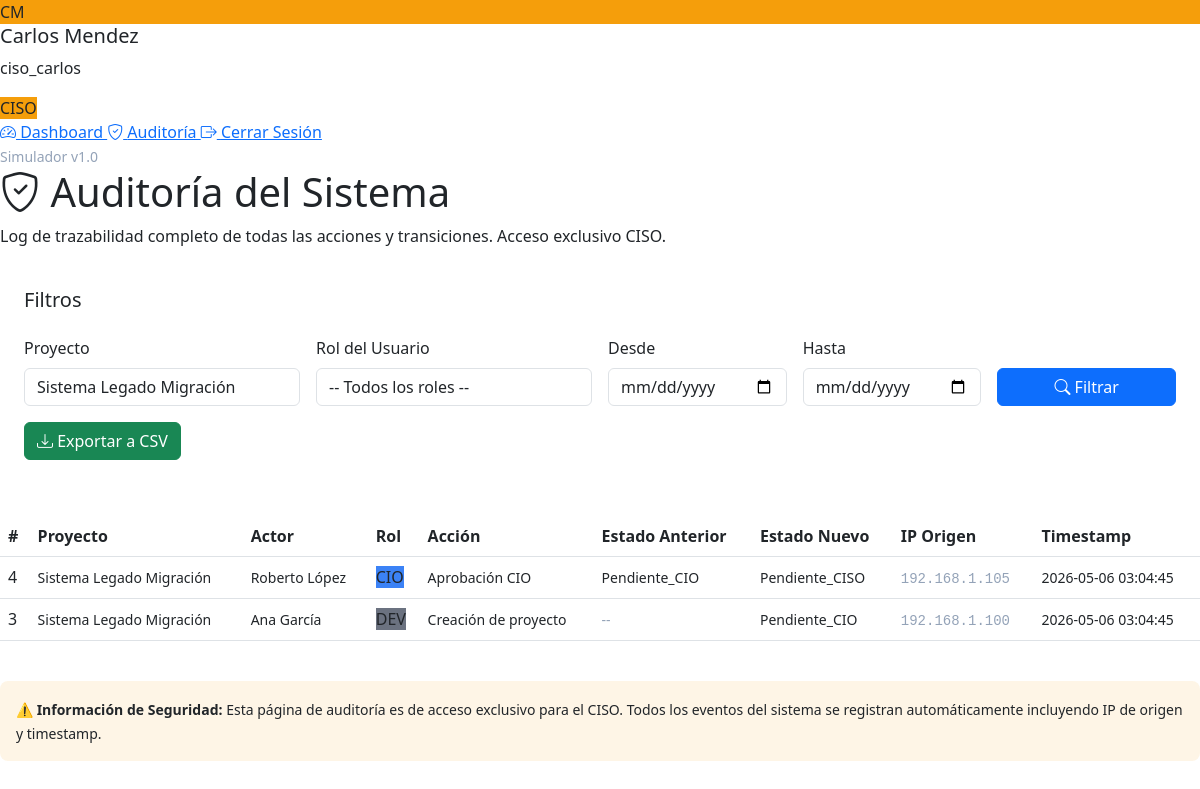
Page /ver_auditoria.php?proyecto=3 (signed in) on the committed database.
### tables this page shows
CREATE TABLE auditoria_flujo (
  id INT UNSIGNED AUTO_INCREMENT PRIMARY KEY,
  proyecto_id INT UNSIGNED NOT NULL,
  usuario_id INT UNSIGNED NOT NULL,
  accion_realizada VARCHAR(255) NOT NULL,
  estado_anterior VARCHAR(50),
  estado_nuevo VARCHAR(50),
  ip_origen VARCHAR(45),
  timestamp TIMESTAMP DEFAULT CURRENT_TIMESTAMP,
  FOREIGN KEY (proyecto_id) REFERENCES proyectos(id) ON DELETE CASCADE,
  FOREIGN KEY (usuario_id) REFERENCES usuarios(id) ON DELETE CASCADE,
  INDEX idx_proyecto (proyecto_id),
  INDEX idx_usuario (usuario_id),
  INDEX idx_timestamp (timestamp)
);

CREATE TABLE proyectos (
  id INT UNSIGNED AUTO_INCREMENT PRIMARY KEY,
  titulo VARCHAR(200) NOT NULL,
  descripcion TEXT,
  modelo_organizacional ENUM('Tradicional','Startup') NOT NULL,
  estado_actual VARCHAR(50) NOT NULL,
  creado_por INT UNSIGNED NOT NULL,
  fecha_creacion TIMESTAMP DEFAULT CURRENT_TIMESTAMP,
  fecha_aprobacion TIMESTAMP NULL DEFAULT NULL,
  FOREIGN KEY (creado_por) REFERENCES usuarios(id) ON DELETE CASCADE,
  INDEX idx_estado (estado_actual),
  INDEX idx_modelo (modelo_organizacional),
  INDEX idx_creado_por (creado_por)
);

CREATE TABLE usuarios (
  id INT UNSIGNED AUTO_INCREMENT PRIMARY KEY,
  nombre VARCHAR(100) NOT NULL,
  username VARCHAR(50) NOT NULL UNIQUE,
  password VARCHAR(255) NOT NULL,
  rol ENUM('DEV','CIO','CTO','CISO') NOT NULL,
  created_at TIMESTAMP DEFAULT CURRENT_TIMESTAMP,
  INDEX idx_username (username),
  INDEX idx_rol (rol)
);

### ver_auditoria.php (the view, shortened to what this page needs)
<?php
require_once __DIR__ . '/includes/funciones.php';
$usuario_nombre = $_SESSION['usuario_nombre'];
$username = $_SESSION['username'];
$rol = $_SESSION['rol'];
$stmt = $pdo->prepare("SELECT id, titulo FROM proyectos ORDER BY titulo");
$stmt->execute();
$proyectos_lista = $stmt->fetchAll();
$query = "
    SELECT a.*, p.titulo as proyecto_titulo, u.nombre as usuario_nombre, u.rol as usuario_rol
    FROM auditoria_flujo a
    LEFT JOIN proyectos p ON a.proyecto_id = p.id
    LEFT JOIN usuarios u ON a.usuario_id = u.id
    WHERE 1=1
";
$params = [];
if (!empty($_GET['proyecto'])) {
    $query .= " AND a.proyecto_id = ?";
    $params[] = filter_var($_GET['proyecto'], FILTER_VALIDATE_INT);
}
$query .= " ORDER BY a.timestamp DESC LIMIT 500";
$stmt = $pdo->prepare($query);
$stmt->execute($params);
$auditoria = $stmt->fetchAll();
$colores_rol = [
    'DEV' => '#6b7280',
    'CIO' => '#3b82f6',
    'CTO' => '#8b5cf6',
    'CISO' => '#f59e0b'
];
$color_rol = $colores_rol[$rol] ?? '#6b7280';
$palabras = explode(' ', trim($usuario_nombre));
$inicial1 = substr($palabras[0] ?? '', 0, 1);
$inicial2 = substr($palabras[1] ?? '', 0, 1);
$iniciales = strtoupper($inicial1 . $inicial2);
?>
<!DOCTYPE html>
<html lang="es">
<head>
    <link href="https://cdn.jsdelivr.net/npm/bootstrap@5.3.0/dist/css/bootstrap.min.css" rel="stylesheet">
    <link rel="stylesheet" href="https://cdn.jsdelivr.net/npm/bootstrap-icons@1.11.0/font/bootstrap-icons.css">
    <link href="/simulador_latencia/assets/css/estilo.php" rel="stylesheet">
</head>
<body>
    <aside class="sidebar">
        <div class="sidebar-header">
            <div class="avatar-circle" style="background-color: <?php echo htmlspecialchars($color_rol, ENT_QUOTES, 'UTF-8'); ?>">
                <?php echo htmlspecialchars($iniciales, ENT_QUOTES, 'UTF-8'); ?>
            </div>
            <div class="user-info">
                <h5><?php echo htmlspecialchars($usuario_nombre, ENT_QUOTES, 'UTF-8'); ?></h5>
                <p><?php echo htmlspecialchars($username, ENT_QUOTES, 'UTF-8'); ?></p>
                <span class="role-badge" style="background-color: <?php echo htmlspecialchars($color_rol, ENT_QUOTES, 'UTF-8'); ?>">
                    <?php echo htmlspecialchars($rol, ENT_QUOTES, 'UTF-8'); ?>
                </span>
            </div>
        </div>
        <nav class="sidebar-nav">
            <a href="/simulador_latencia/dashboard.php">
                <i class="bi bi-speedometer2"></i> Dashboard
            </a>
            <a href="/simulador_latencia/ver_auditoria.php" class="active">
                <i class="bi bi-shield-check"></i> Auditoría
            </a>
            <a href="/simulador_latencia/logout.php">
                <i class="bi bi-box-arrow-right"></i> Cerrar Sesión
            </a>
        </nav>
        <div class="sidebar-footer">
            <small style="color: #94a3b8;">Simulador v1.0</small>
        </div>
    </aside>
    <div class="main-content">
        <div class="page-header">
            <h1><i class="bi bi-shield-check"></i> Auditoría del Sistema</h1>
            <p>Log de trazabilidad completo de todas las acciones y transiciones. Acceso exclusivo CISO.</p>
        </div>
        <div style="background: var(--card-bg); border: 1px solid var(--border-color); border-radius: 0.75rem; padding: 1.5rem; margin-bottom: 2rem;">
            <h5 style="margin-bottom: 1.5rem; color: var(--text-primary);">Filtros</h5>
            <form method="GET" action="/simulador_latencia/ver_auditoria.php" class="row g-3">
                <div class="col-md-3">
                    <label for="proyecto" class="form-label">Proyecto</label>
                    <select class="form-control" id="proyecto" name="proyecto">
                        <?php foreach ($proyectos_lista as $proy): ?>
                            <option value="<?php echo htmlspecialchars($proy['id'], ENT_QUOTES, 'UTF-8'); ?>"
                                <?php echo (!empty($_GET['proyecto']) && $_GET['proyecto'] == $proy['id']) ? 'selected' : ''; ?>>
                                <?php echo htmlspecialchars($proy['titulo'], ENT_QUOTES, 'UTF-8'); ?>
                            </option>
                        <?php endforeach; ?>
                    </select>
                </div>
                <div class="col-md-3">
                    <label for="rol" class="form-label">Rol del Usuario</label>
                    <select class="form-control" id="rol" name="rol">
                        <option value="">-- Todos los roles --</option>
                    </select>
                </div>
                <div class="col-md-2">
                    <label for="fecha_desde" class="form-label">Desde</label>
                    <input type="date" class="form-control" id="fecha_desde" name="fecha_desde"
                        value="<?php echo !empty($_GET['fecha_desde']) ? htmlspecialchars($_GET['fecha_desde'], ENT_QUOTES, 'UTF-8') : ''; ?>">
                </div>
                <div class="col-md-2">
                    <label for="fecha_hasta" class="form-label">Hasta</label>
                    <input type="date" class="form-control" id="fecha_hasta" name="fecha_hasta"
                        value="<?php echo !empty($_GET['fecha_hasta']) ? htmlspecialchars($_GET['fecha_hasta'], ENT_QUOTES, 'UTF-8') : ''; ?>">
                </div>
                <div class="col-md-2 d-flex align-items-end">
                    <button type="submit" class="btn btn-primary w-100">
                        <i class="bi bi-search"></i> Filtrar
                    </button>
                </div>
            </form>
            <div class="mt-3">
                <a href="/simulador_latencia/ver_auditoria.php?export=csv<?php echo !empty($_GET['proyecto']) ? '&proyecto=' . htmlspecialchars($_GET['proyecto'], ENT_QUOTES, 'UTF-8') : ''; ?><?php echo !empty($_GET['rol']) ? '&rol=' . htmlspecialchars($_GET['rol'], ENT_QUOTES, 'UTF-8') : ''; ?><?php echo !empty($_GET['fecha_desde']) ? '&fecha_desde=' . htmlspecialchars($_GET['fecha_desde'], ENT_QUOTES, 'UTF-8') : ''; ?><?php echo !empty($_GET['fecha_hasta']) ? '&fecha_hasta=' . htmlspecialchars($_GET['fecha_hasta'], ENT_QUOTES, 'UTF-8') : ''; ?>" class="btn btn-success">
                    <i class="bi bi-download"></i> Exportar a CSV
                </a>
            </div>
        </div>
        <div style="background: var(--card-bg); border: 1px solid var(--border-color); border-radius: 0.75rem; overflow: hidden;">
            <div style="overflow-x: auto;">
                <table class="table">
                    <thead>
                        <tr>
                            <th>#</th>
                            <th>Proyecto</th>
                            <th>Actor</th>
                            <th>Rol</th>
                            <th>Acción</th>
                            <th>Estado Anterior</th>
                            <th>Estado Nuevo</th>
                            <th>IP Origen</th>
                            <th>Timestamp</th>
                        </tr>
                    </thead>
                    <tbody>
                        <?php if (empty($auditoria)): ?>
                            <tr>
                                <td colspan="9" style="text-align: center; padding: 2rem; color: var(--text-secondary);">
                                    No hay registros de auditoría
                                </td>
                            </tr>
                        <?php else: ?>
                            <?php foreach ($auditoria as $registro): ?>
                                <?php
                                    $fila_clase = 'table-row-' . strtolower($registro['usuario_rol'] ?? 'dev');
                                ?>
                                <tr class="<?php echo htmlspecialchars($fila_clase, ENT_QUOTES, 'UTF-8'); ?>">
                                    <td><?php echo htmlspecialchars($registro['id'], ENT_QUOTES, 'UTF-8'); ?></td>
                                    <td>
                                        <?php if ($registro['proyecto_titulo']): ?>
                                            <small><?php echo htmlspecialchars($registro['proyecto_titulo'], ENT_QUOTES, 'UTF-8'); ?></small>
                                        <?php else: ?>
                                            <small style="color: #94a3b8;">Sistema</small>
                                        <?php endif; ?>
                                    </td>
                                    <td>
                                        <small><?php echo htmlspecialchars($registro['usuario_nombre'], ENT_QUOTES, 'UTF-8'); ?></small>
                                    </td>
                                    <td>
                                        <span class="role-badge" style="background-color: <?php echo htmlspecialchars($colores_rol[$registro['usuario_rol']] ?? '#6b7280', ENT_QUOTES, 'UTF-8'); ?>">
                                            <?php echo htmlspecialchars($registro['usuario_rol'] ?? 'N/A', ENT_QUOTES, 'UTF-8'); ?>
                                        </span>
                                    </td>
                                    <td>
                                        <small><?php echo htmlspecialchars($registro['accion_realizada'], ENT_QUOTES, 'UTF-8'); ?></small>
                                    </td>
                                    <td>
                                        <small>
                                            <?php if ($registro['estado_anterior']): ?>
                                                <?php echo htmlspecialchars($registro['estado_anterior'], ENT_QUOTES, 'UTF-8'); ?>
                                            <?php else: ?>
                                                <span style="color: #94a3b8;">--</span>
                                            <?php endif; ?>
                                        </small>
                                    </td>
                                    <td>
                                        <small>
                                            <?php if ($registro['estado_nuevo']): ?>
                                                <?php echo htmlspecialchars($registro['estado_nuevo'], ENT_QUOTES, 'UTF-8'); ?>
                                            <?php else: ?>
                                                <span style="color: #94a3b8;">--</span>
                                            <?php endif; ?>
                                        </small>
                                    </td>
                                    <td>
                                        <small style="font-family: monospace; color: #94a3b8;">
                                            <?php echo htmlspecialchars($registro['ip_origen'], ENT_QUOTES, 'UTF-8'); ?>
                                        </small>
                                    </td>
                                    <td>
                                        <small><?php echo htmlspecialchars($registro['timestamp'], ENT_QUOTES, 'UTF-8'); ?></small>
                                    </td>
                                </tr>
                            <?php endforeach; ?>
                        <?php endif; ?>
                    </tbody>
                </table>
            </div>
        </div>
        <div style="margin-top: 1.5rem; padding: 1rem; background: rgba(245, 158, 11, 0.1); border-left: 4px solid var(--color-ciso); border-radius: 0.5rem;">
            <small style="color: var(--color-ciso);">
                <strong>⚠️ Información de Seguridad:</strong> Esta página de auditoría es de acceso exclusivo para el CISO.
                Todos los eventos del sistema se registran automáticamente incluyendo IP de origen y timestamp.
            </small>
        </div>
    </div>
</body>
</html>

### rows in the picture
auditoria_flujo: id "4", proyecto.titulo "Sistema Legado Migración", usuario.nombre "Roberto López", usuario.rol "CIO", accion_realizada "Aprobación CIO", estado_anterior "Pendiente_CIO", estado_nuevo "Pendiente_CISO", ip_origen "192.168.1.105", timestamp "2026-05-06 03:04:45"
auditoria_flujo: id "3", proyecto.titulo "Sistema Legado Migración", usuario.nombre "Ana García", usuario.rol "DEV", accion_realizada "Creación de proyecto", estado_nuevo "Pendiente_CIO", ip_origen "192.168.1.100", timestamp "2026-05-06 03:04:45"

### other values in the picture
$iniciales "CM"
$usuario_nombre "Carlos Mendez"
$username "ciso_carlos"
$rol "CISO"
form field proyecto "Sistema Legado Migración"
